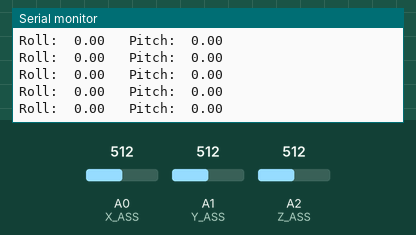
This sketch was run on a simulated Arduino Uno, built with avr-gcc and run on an emulated ATmega328P. Shown: the last lines printed to the serial monitor. The inputs (shaded band) are chosen by the test bench; at power-on: A1 (Y_ASS) = 512, A2 (Z_ASS) = 512, A0 (X_ASS) = 512.

Above: at 1.2 s.
1.3 s: A1 (Y_ASS) set to 561
At 1.33 s:
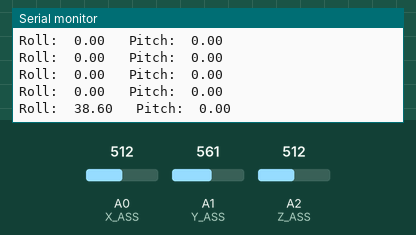
2.8 s: A1 (Y_ASS) set to 582
At 2.86 s:
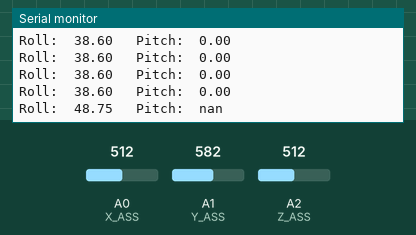
4.7 s: A2 (Z_ASS) set to 535
At 4.79 s:
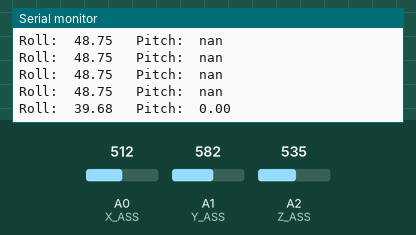
7.7 s: A0 (X_ASS) set to 536
At 7.75 s:
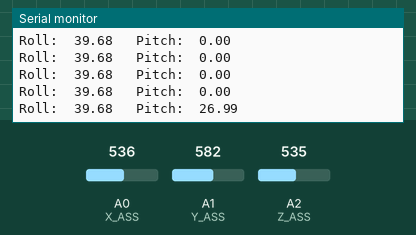
9.2 s: A0 (X_ASS) set to 512
At 9.28 s:
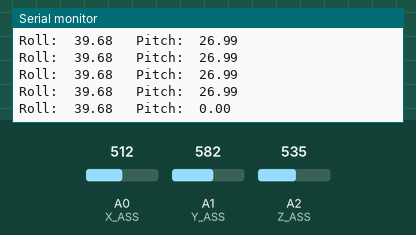
Timing chart, 0 to 11.7 s (numbered marks = the images above; inputs shaded):
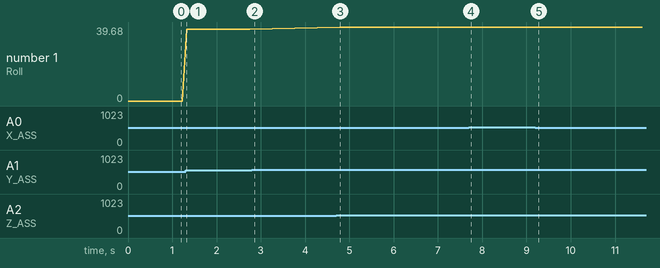

Measured:
- the behaviour switches between 573 and 574 on A1 (Y_ASS) (found by bisection; images 1 and 2)
- the behaviour switches between 520 and 521 on A2 (Z_ASS) (found by bisection; images 2 and 3)
- after the input at 1.3 s, the serial monitor: prints a new line at once (image 1)
- after the input at 2.8 s, the serial monitor: prints a new line after 0.06 s (image 2)
- after the input at 4.7 s, the serial monitor: prints a new line after 0.08 s (image 3)
- after the input at 7.7 s, the serial monitor: prints a new line at once (image 4)
- plotted number 1: 0 → 38.6 after the input at 1.3 s, 38.6 → 39.68 after the input at 4.7 s

The sketch:

accelerometer.ino
```cpp
#include "main.h"

void setup()
{
  Serial.begin(BAUD_RATE);

  /* Calibration function: read the axes when the device is
     assumed flat and the acceleretion's values are the offset
     using to compesating the acceleration's measures. */
  accelerometerCalibration();
}


void loop()
{
  float tiltAngles[2];
  getTilt(tiltAngles);
  float roll = tiltAngles[0];
  float pitch = tiltAngles[1];

#ifdef DEBUG
  Serial.print("Roll:  ");
  Serial.print(roll);
  Serial.print("   Pitch:  ");
  Serial.println(pitch);
  Serial.println();
#endif

  delay(100);
}


/* angles[0] = roll
   angles[1] = pitch */
void getTilt(float angles[2])
{
  int sample;
  float voltage;
  float Xg, Yg, Zg;
  float fXg, fYg, fZg;

  /* Read and convert value from analog accelerometer */
  sample = analogRead(X_ASS);
  voltage = (((float)sample) * 5.0) / 1023;
  Xg = ((voltage - ZERO_G_REF_VOLTAGE) / SENSOR_SENTITIVITY) - x0gCurrent;

  /* Low Pass Filter: the value rappresente a filtered acceleration component */
  fXg = Xg * ALPHA + (fXg * (1.0 - ALPHA));

  sample = analogRead(Y_ASS);
  voltage = (((float)sample) * 5.0) / 1023;
  Yg = ((voltage - ZERO_G_REF_VOLTAGE) / SENSOR_SENTITIVITY) - y0gCurrent;
  fYg = Yg * ALPHA + (fYg * (1.0 - ALPHA));

  sample = analogRead(Z_ASS);
  voltage = (((float)sample) * 5.0) / 1023;
  Zg = ((voltage - ZERO_G_REF_VOLTAGE) / SENSOR_SENTITIVITY) - z1gCurrent;
  fZg = Zg * ALPHA + (fZg * (1.0 - ALPHA));

  /* Estimate roll and pitch angles and return */
  angles[0]  = (atan2(fYg, fZg) * 180.0) / M_PI;
  angles[1] = (atan2(fXg, sqrt(-fYg * fYg + fZg * fZg)) * 180.0) / M_PI;
}


void accelerometerCalibration(void)
{
  int sample = analogRead(X_ASS);
  float voltage = (((float)sample) * 5.0) / 1023;
  x0gCurrent = (voltage - ZERO_G_REF_VOLTAGE) / SENSOR_SENTITIVITY;

  sample = analogRead(Y_ASS);
  voltage = (((float)sample) * 5.0) / 1023;
  y0gCurrent = (voltage - ZERO_G_REF_VOLTAGE) / SENSOR_SENTITIVITY;

  sample = analogRead(Z_ASS);
  voltage = ((((float)sample) * 5.0) / 1023) - SENSOR_SENTITIVITY;
  z1gCurrent = (voltage - ZERO_G_REF_VOLTAGE) / SENSOR_SENTITIVITY;
}
```

main.h
```cpp
#ifndef MAIN_H
#define MAIN_H

#define BAUD_RATE 115200
#define DEBUG

#define X_ASS A0
#define Y_ASS A1
#define Z_ASS A2

#define ZERO_G_REF_VOLTAGE     (1.65F)
#define SENSOR_SENTITIVITY     (0.300F)
#define ITERATION_POINT        (3.0F)

/* Smoothing factor of low pass filter */
#define ALPHA (0.3F)

float x0gCurrent, y0gCurrent, z1gCurrent;

void getTilt(float angles[2]);
void accelerometerCalibration(void);

#endif
```
